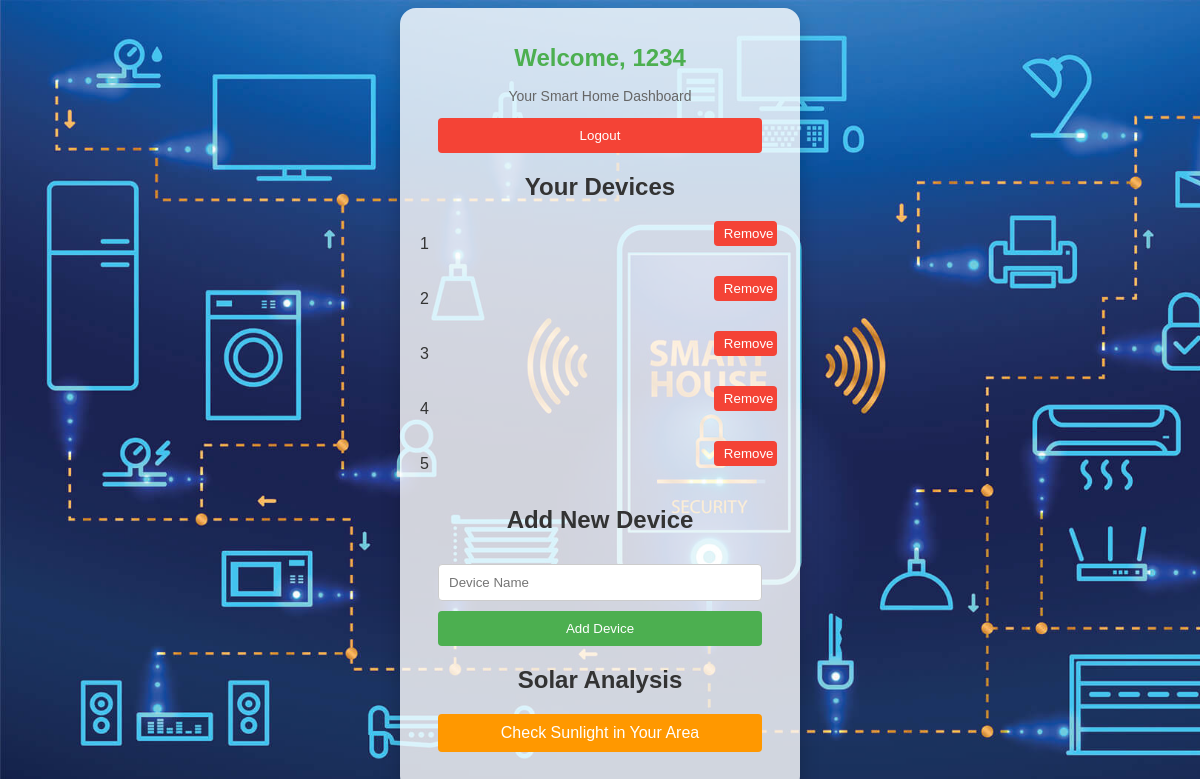
Screenshot of /home/1234 with the database file from the repository.
### tables this page shows
CREATE TABLE devices (
    id INTEGER PRIMARY KEY AUTOINCREMENT,
    username TEXT NOT NULL,
    device_name TEXT NOT NULL
);

### main.py (the view)
@app.get("/home/{username}", response_class=HTMLResponse)
async def home(request: Request, username: str):
    cursor.execute("SELECT device_name FROM devices WHERE username = ?", (username,))
    devices = cursor.fetchall()
    return templates.TemplateResponse("home.html", {"request": request, "username": username, "devices": devices})

### templates/home.html (shortened to what this page needs)
<!DOCTYPE html>
<html>
<head>
    <link rel="stylesheet" href="/static/style.css">
</head>
<body class="home-bg">
    <div class="screen">
        <div class="header">
            <h1>Welcome, {{ username }}</h1>
            <p>Your Smart Home Dashboard</p>
            <form method="get" action="/">
                <button type="submit" class="logout-button">Logout</button>
            </form>
        </div>
        <div class="devices-container">
            <h2>Your Devices</h2>
            <ul>
                {% for device in devices %}
                <li>
                    {{ device[0] }}
                    <form method="post" action="/remove_device" style="display: inline;">
                        <button type="submit" class="remove-button">Remove</button>
                    </form>
                </li>
                {% endfor %}
            </ul>
        </div>
        <div class="add-device">
            <h2>Add New Device</h2>
            <form method="post" action="/add_device">
                <input type="text" name="device_name" placeholder="Device Name" required><br>
                <button type="submit">Add Device</button>
            </form>
        </div>
        <div class="solar-analysis">
            <h2>Solar Analysis</h2>
            <form method="get" action="/solar-check">
                <button type="submit" class="special-button">Check Sunlight in Your Area</button>
            </form>
        </div>
    </div>
</body>
</html>

### static/style.css (style rules this page uses)
body { font-family: 'Arial', sans-serif; margin: 0; padding: 0; color: #333; background-size: cover; background-repeat: no-repeat; display: flex; justify-content: center; align-items: center; min-height: 100vh; }
.screen { width: 360px; padding: 20px; background: rgba(255, 255, 255, 0.8); border-radius: 16px; box-shadow: 0 8px 20px rgba(0, 0, 0, 0.2); text-align: center; }
.header h1 { font-size: 24px; color: #4CAF50; }
.header p { font-size: 14px; color: #666; }
form { margin-bottom: 20px; }
input[type="text"], input[type="password"] { width: 90%; padding: 10px; margin: 10px 0; border: 1px solid #ccc; border-radius: 4px; box-sizing: border-box; }
button { background: #4CAF50; color: white; border: none; padding: 10px 15px; border-radius: 4px; cursor: pointer; width: 90%; }
.logout-button { background: #f44336; }
.devices-container ul { list-style: none; padding: 0; }
.devices-container li { margin: 10px 0; display: flex; justify-content: space-between; align-items: center; }
.add-device { margin-top: 20px; }
.remove-button { background: #f44336; padding: 5px 10px; }
body.home-bg { background-image: url('/static/home-bg.jpg'); }
.solar-analysis .special-button { background: #ff9800; color: white; padding: 10px 15px; border-radius: 4px; font-size: 16px; }

### rows the page displays
devices: device_name "1"
devices: device_name "2"
devices: device_name "3"
devices: device_name "4"
devices: device_name "5"

### other values shown
{{ username }} "1234"
